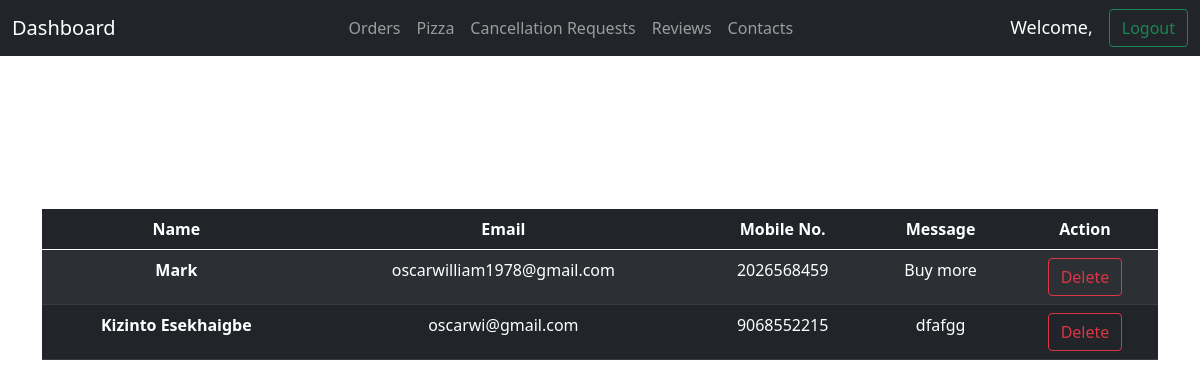
/staff/contact/, run on the app's committed database.
### StaffPanel/models.py (models this page shows, shortened)
class Contact(models.Model):
    name = models.CharField(max_length=20)
    email = models.EmailField(max_length=50)
    phone = models.CharField(max_length=10)
    message = models.CharField(max_length=200)

### StaffPanel/views.py (the view)
# urls.py: path('staff/contact/', staff_handeling.contactList, name="contact_list"),
def contactList(request):
    contact_list = models.Contact.objects.all()
    cotact_count = len(contact_list)
    contextlib = {
        'contact_list': contact_list,
        'contact_count': cotact_count,
    }
    return render(request, 'staff/main/contact.html', context=contextlib)

### templates/staff/main/contact.html (shortened to what this page needs)
{% extends 'staff/main/base.html' %}
{% block content %}
<div class="container text-center">
    <h1 class="display-4" style="font-weight: bold;margin-top: 30px;margin-bottom: 1em;color:white;">
    </h1>
    {% if contact_count == 0 %}
    <h5 style="margin-top: 30px;margin-bottom: 1em;color:white;">
        There are no contacts right now.
    </h5>
    {% else %}
    <table class="table table-striped table-hover table-dark">
        <thead>
            <tr>
                <th scope="col">Name</th>
                <th scope="col">Email</th>
                <th scope="col">Mobile No.</th>
                <th scope="col">Message</th>
                <th scope="col">Action</th>
            </tr>
        </thead>
        <tbody>
            {% for contact in contact_list %}
            <form action="{% url 'delete_contact' contact.id %}" method="post">
                <tr>
                    <th>{{ contact.name }}</th>
                    <td>{{ contact.email }}</td>
                    <td>{{ contact.phone }}</td>
                    <td>{{ contact.message }}</td>
                    <td>
                    	<input type="submit" name="delete" class="btn btn-outline-danger" value="Delete">
                    </td>
                </tr>
            </form>
            {% endfor %}
        </tbody>
    </table>
    {% endif %}
</div>
{% endblock %}

### data on the page
Contact: name "Mark", email "oscarwilliam1978@gmail.com", phone "2026568459", message "Buy more"
Contact: name "Kizinto Esekhaigbe", email "oscarwi@gmail.com", phone "9068552215", message "dfafgg"
